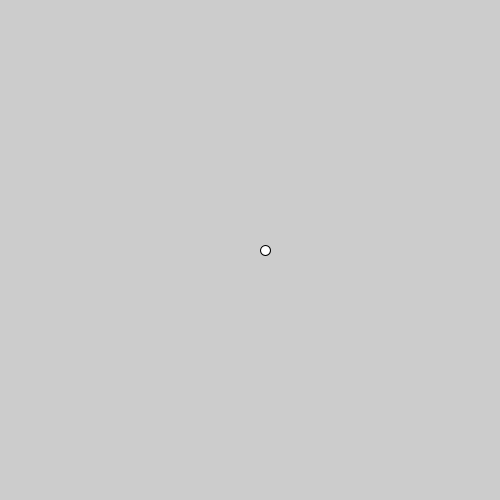
Frame 1 (no input)
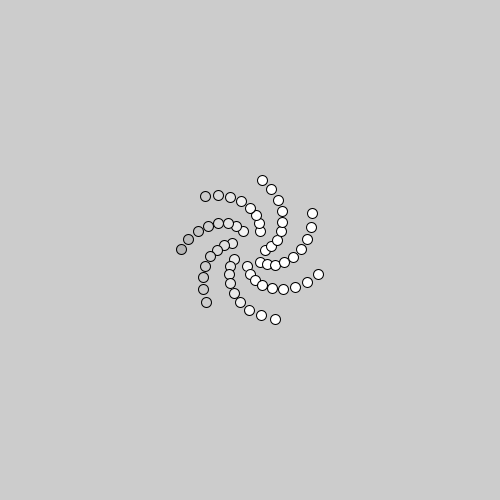
Frame 60 (the mouse pressed at the canvas centre just before this capture)
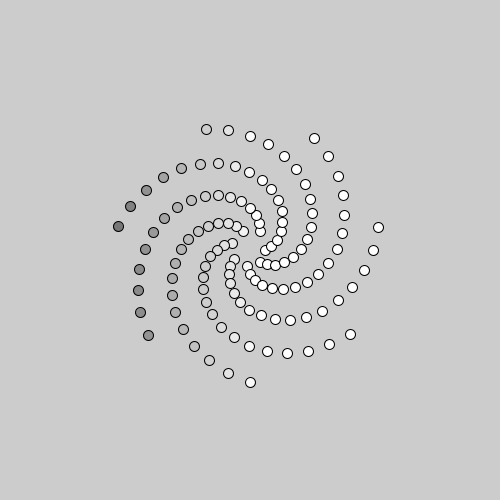
Frame 120 (the mouse held since frame 60 and released just before this capture)

The Processing sketch that drew these frames (run headless with seeded random() and noise(); from frame 60 on, the mouse is pressed at the canvas centre):

// Processing sketch: processing_46203
// ── processing_46203.pde

//Anthony Hernandez
//November 9,2011
//Trig Fuctions

float x,y,angle,rad;
int direction=1;

void setup(){
  //background(0);
  size(500,500);
  angle=0;
  rad=15;
  smooth();
}

void draw(){
  x=cos(radians(angle))*rad+width/2;
  y=sin(radians(angle))*rad+height/2;
  fill(x);
  ellipse(x,y,10,10);
  angle+=50; //you can change this to angle+=.5 to slow down
  rad+=direction;
  
  if(rad>250){
    direction=-1;}
    if(rad<0){
      direction=1;}
}

  //fill(x);
  //ellipse(width/2,height/2,350,350);
